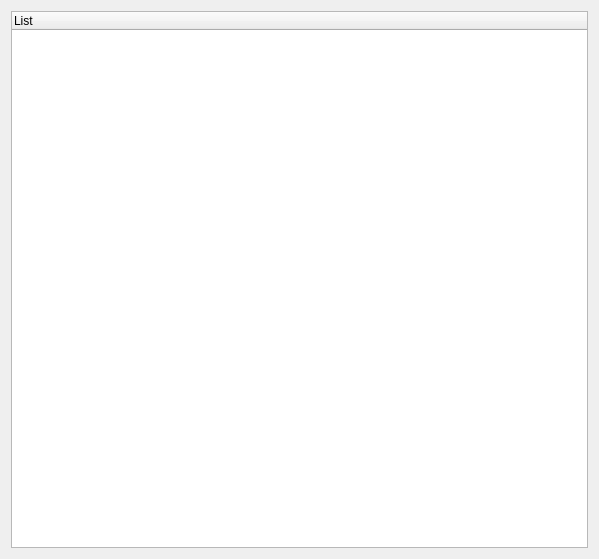
<ui version="4.0" >
 <class>mdi_wait_users</class>
 <widget class="QDialog" name="mdi_wait_users" >
  <property name="geometry" >
   <rect>
    <x>0</x>
    <y>0</y>
    <width>599</width>
    <height>559</height>
   </rect>
  </property>
  <property name="windowTitle" >
   <string>Waiting Users</string>
  </property>
  <layout class="QGridLayout" >
   <item row="0" column="0" >
    <layout class="QVBoxLayout" >
     <item>
      <widget class="QDLTreeWidget" name="queued" >
       <property name="alternatingRowColors" >
        <bool>true</bool>
       </property>
       <column>
        <property name="text" >
         <string>List</string>
        </property>
       </column>
      </widget>
     </item>
    </layout>
   </item>
  </layout>
 </widget>
 <customwidgets>
  <customwidget>
   <class>QDLTreeWidget</class>
   <extends>QTreeWidget</extends>
   <header>../src/widgets/stil_qdltreewidget.h</header>
  </customwidget>
 </customwidgets>
 <resources/>
 <connections/>
</ui>
